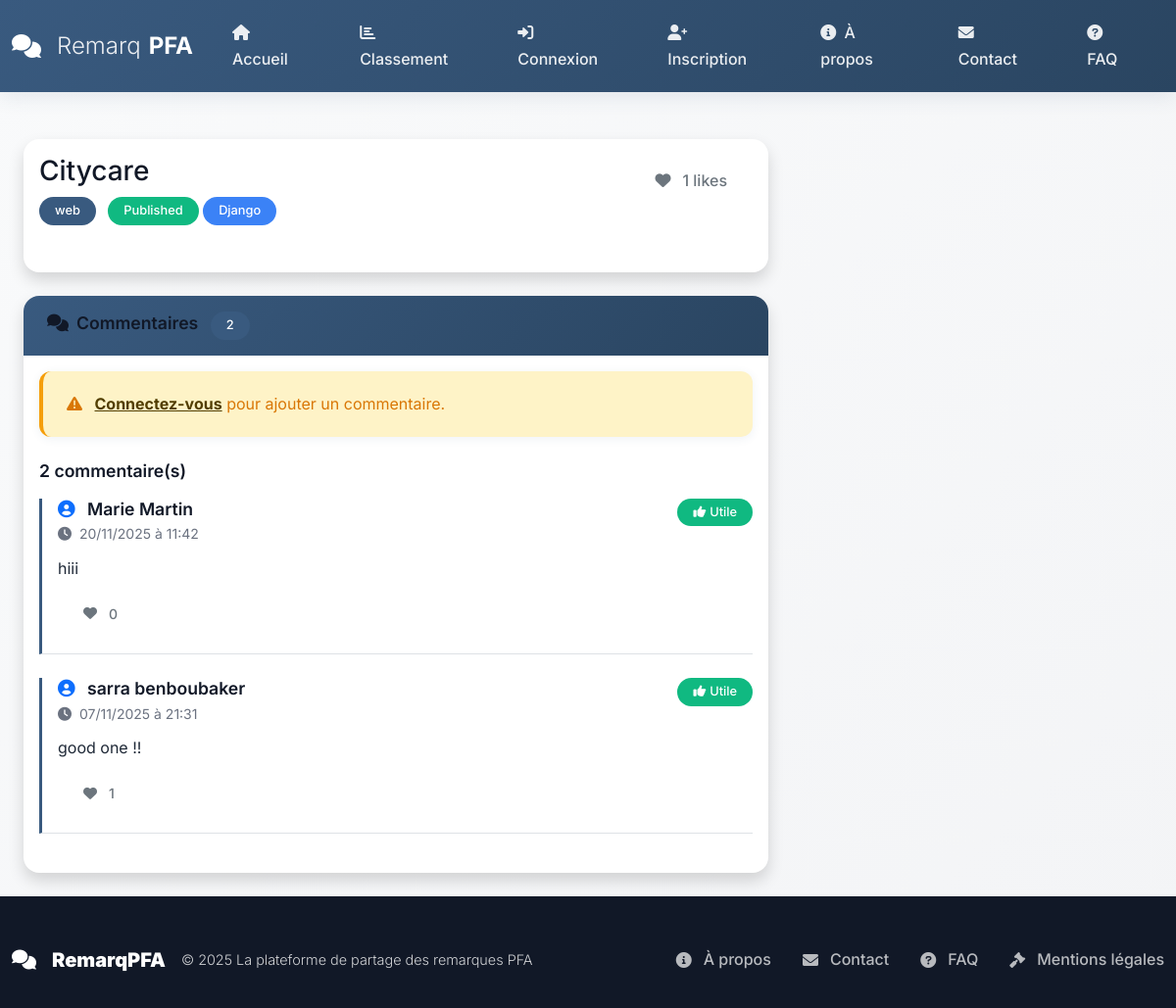
The app's page /projets/1 with its own data.
### models.py (models this page shows, shortened)
class PFAProject(db.Model):
    __tablename__ = 'pfaprojects'
    id = db.Column(db.Integer, primary_key=True)
    student_id = db.Column(db.Integer, db.ForeignKey('users.id'), nullable=False, index=True)
    title = db.Column(db.String(200), nullable=False)
    description = db.Column(db.Text, nullable=False)
    domain = db.Column(db.String(100), nullable=False)
    technologies = db.Column(db.String(300), nullable=True)
    github_url = db.Column(db.String(500), nullable=True)
    demo_url = db.Column(db.String(500), nullable=True)
    status = db.Column(db.String(20), default='draft')
    is_public = db.Column(db.Boolean, default=True)
    views_count = db.Column(db.Integer, default=0)
    likes_count = db.Column(db.Integer, default=0)
    created_at = db.Column(db.DateTime, default=datetime.utcnow)
    updated_at = db.Column(db.DateTime, default=datetime.utcnow, onupdate=datetime.utcnow)
    student = db.relationship('User',
                             foreign_keys=[student_id],
                             backref=db.backref('owned_projects', lazy='dynamic'))
    documents = db.relationship('ProjectDocument',
                               foreign_keys='ProjectDocument.project_id',
                               backref='document_project',
                               lazy='dynamic',
                               cascade='all, delete-orphan')
    comments = db.relationship('ProjectComment',
                              foreign_keys='ProjectComment.project_id',
                              backref='comment_project',
                              lazy='dynamic',
                              cascade='all, delete-orphan')
    def increment_views(self):
        self.views_count += 1
        db.session.commit()

class ProjectComment(db.Model):
    __tablename__ = 'project_comments'
    id = db.Column(db.Integer, primary_key=True)
    project_id = db.Column(db.Integer, db.ForeignKey('pfaprojects.id'), nullable=False, index=True)
    user_id = db.Column(db.Integer, db.ForeignKey('users.id'), nullable=False, index=True)
    content = db.Column(db.Text, nullable=False)
    is_helpful = db.Column(db.Boolean, default=True)
    likes_count = db.Column(db.Integer, default=0)
    created_at = db.Column(db.DateTime, default=datetime.utcnow)
    updated_at = db.Column(db.DateTime, default=datetime.utcnow, onupdate=datetime.utcnow)
    user = db.relationship('User',
                          foreign_keys=[user_id],
                          backref=db.backref('authored_project_comments', lazy='dynamic'))
    project = db.relationship('PFAProject',
                             foreign_keys=[project_id],
                             backref=db.backref('project_comments_rel', lazy='dynamic'))

class User(UserMixin, db.Model):
    __tablename__ = 'users'
    id = db.Column(db.Integer, primary_key=True)
    username = db.Column(db.String(80), unique=True, nullable=False, index=True)
    email = db.Column(db.String(120), unique=True, nullable=False, index=True)
    password_hash = db.Column(db.String(255), nullable=False)
    first_name = db.Column(db.String(50), nullable=True)
    last_name = db.Column(db.String(50), nullable=True)
    role = db.Column(db.String(20), nullable=False, default='student')
    is_active = db.Column(db.Boolean, default=True)
    created_at = db.Column(db.DateTime, default=datetime.utcnow)
    updated_at = db.Column(db.DateTime, default=datetime.utcnow, onupdate=datetime.utcnow)
    comments_as_jury = db.relationship('Comment',
                                      foreign_keys='Comment.jury_id',
                                      backref='jury_user',
                                      lazy='dynamic')
    comments_as_student = db.relationship('Comment',
                                         foreign_keys='Comment.student_id',
                                         backref='student_user',
                                         lazy='dynamic')
    pfa_projects = db.relationship('PFAProject',
                                  foreign_keys='PFAProject.student_id',
                                  backref='project_student',
                                  lazy='dynamic')
    project_comments = db.relationship('ProjectComment',
                                      foreign_keys='ProjectComment.user_id',
                                      backref='comment_author',
                                      lazy='dynamic')
    notifications = db.relationship('Notification',
                                   foreign_keys='Notification.user_id',
                                   backref='notification_user',
                                   lazy='dynamic')
    def get_full_name(self):
        if self.first_name and self.last_name:
            return f"{self.first_name} {self.last_name}"
        return self.username

### routes/public.py (the view)
@public_bp.route('/projets/<int:project_id>')
def project_detail_public(project_id):
    project = PFAProject.query.get_or_404(project_id)
    if project.status != 'published' and (not current_user.is_authenticated or current_user.id != project.student_id):
        flash('Ce projet n\'est pas accessible publiquement', 'error')
        return redirect(url_for('public.explore'))
    project.increment_views()
    documents = project.documents.filter_by(is_public=True).all()
    comments = project.comments.order_by(desc(ProjectComment.created_at)).all()
    similar_projects = get_similar_projects(project)
    return render_template('public/project_detail.html',
                         project=project,
                         documents=documents,
                         comments=comments,
                         similar_projects=similar_projects)

### templates/public/project_detail.html (shortened to what this page needs)
{% extends "base.html" %}
{% block content %}
<div class="container-fluid py-4">
    <div class="row">
        <div class="col-lg-8">
            <div class="card shadow mb-4">
                <div class="card-body">
                    <div class="d-flex justify-content-between align-items-start mb-3">
                        <div>
                            <h1 class="h3 mb-2">{{ project.title }}</h1>
                            <div class="mb-3">
                                <span class="badge bg-primary me-2">{{ project.domain }}</span>
                                <span class="badge {% if project.status == 'published' %}bg-success{% else %}bg-secondary{% endif %}">
                                    {{ project.status|title }}
                                </span>
                                {% if project.technologies %}
                                    {% for tech in project.technologies.split(',') %}
                                        {% if tech.strip() %}
                                        <span class="badge bg-info me-1">{{ tech.strip() }}</span>
                                        {% endif %}
                                    {% endfor %}
                                {% endif %}
                            </div>
                        </div>
                        <div class="text-end">
                            {% if current_user.is_authenticated and current_user.id != project.student_id %}
                            <button class="btn btn-outline-danger like-project-btn"
                                    data-project-id="{{ project.id }}"
                                    id="like-project-{{ project.id }}">
                                <i class="fas fa-heart me-1"></i>
                                <span class="likes-number">{{ project.likes_count }}</span>
                            </button>
                            {% else %}
                            <span class="btn btn-outline-secondary">
                                <i class="fas fa-heart me-1"></i>
                                {{ project.likes_count }} likes
                            </span>
                            {% endif %}
                        </div>
                    </div>
                </div>
            </div>
            <div class="card shadow">
                <div class="card-header py-3">
                    <h6 class="m-0 font-weight-bold">
                        <i class="fas fa-comments me-2"></i>Commentaires
                        <span class="badge bg-primary ms-2">{{ comments|length }}</span>
                    </h6>
                </div>
                <div class="card-body">
                    {% if current_user.is_authenticated and current_user.id != project.student_id %}
                    <div class="mb-4 p-3 bg-light rounded">
                        <h6 class="mb-3">Ajouter un commentaire</h6>
                        <form method="POST" action="{{ url_for('student_projects.add_comment', project_id=project.id) }}">
                            <div class="mb-3">
                                <textarea class="form-control" name="content" rows="3"
                                          placeholder="Partagez vos remarques, suggestions ou questions sur ce projet..."
                                          required></textarea>
                            </div>
                            <div class="d-flex justify-content-between align-items-center">
                                <div class="form-check">
                                    <input class="form-check-input" type="checkbox" name="is_helpful" id="is_helpful" value="true" checked>
                                    <label class="form-check-label" for="is_helpful">
                                        <i class="fas fa-thumbs-up me-1"></i>Commentaire utile
                                    </label>
                                </div>
                                <button type="submit" class="btn btn-primary">
                                    <i class="fas fa-paper-plane me-1"></i>Publier
                                </button>
                            </div>
                        </form>
                    </div>
                    {% elif current_user.is_authenticated %}
                    <div class="alert alert-info mb-4">
                        <i class="fas fa-info-circle me-2"></i>
                        Vous ne pouvez pas commenter votre propre projet.
                    </div>
                    {% else %}
                    <div class="alert alert-warning mb-4">
                        <i class="fas fa-exclamation-triangle me-2"></i>
                        <a href="{{ url_for('auth.login') }}" class="alert-link">Connectez-vous</a> pour ajouter un commentaire.
                    </div>
                    {% endif %}
                    {% if comments %}
                    <div class="comments-list">
                        <h6 class="mb-3">{{ comments|length }} commentaire(s)</h6>
                        {% for comment in comments %}
                        <div class="comment-item mb-4 pb-3 border-bottom">
                            <div class="d-flex justify-content-between align-items-start mb-2">
                                <div>
                                    <h6 class="mb-0">
                                        <i class="fas fa-user-circle me-2 text-primary"></i>
                                        {{ comment.user.get_full_name() }}
                                    </h6>
                                    <small class="text-muted">
                                        <i class="fas fa-clock me-1"></i>
                                        {{ comment.created_at|datetime }}
                                    </small>
                                </div>
                                {% if comment.is_helpful %}
                                <span class="badge bg-success">
                                    <i class="fas fa-thumbs-up me-1"></i>Utile
                                </span>
                                {% endif %}
                            </div>
                            <div class="comment-content mb-2">
                                <p class="mb-2">{{ comment.content }}</p>
                            </div>
                            <div class="d-flex align-items-center">
                                {% if current_user.is_authenticated and current_user.id != comment.user_id %}
                                <button class="btn btn-sm btn-outline-danger like-comment-btn me-2"
                                        data-comment-id="{{ comment.id }}"
                                        id="like-comment-{{ comment.id }}">
                                    <i class="fas fa-heart me-1"></i>
                                    <span class="likes-number">{{ comment.likes_count }}</span>
                                </button>
                                {% else %}
                                <span class="btn btn-sm btn-outline-secondary me-2">
                                    <i class="fas fa-heart me-1"></i>
                                    {{ comment.likes_count }}
                                </span>
                                {% endif %}
                            </div>
                        </div>
                        {% endfor %}
                    </div>
                    {% endif %}
                </div>
            </div>
        </div>
        <div class="col-lg-4">
        </div>
    </div>
</div>
{% endblock content %}

### records on screen
PFAProject: title "Citycare", domain "web", status "Published", strip "Django", likes_count "1"
ProjectComment: user.get_full_name "Marie Martin", created_at "20/11/2025 à 11:42", is_helpful True (drawn), content "hiii", likes_count "0"
ProjectComment: user.get_full_name "sarra benboubaker", created_at "07/11/2025 à 21:31", is_helpful True (drawn), content "good one !!", likes_count "1"

### other values on screen
{{ comments|length }} "2"
